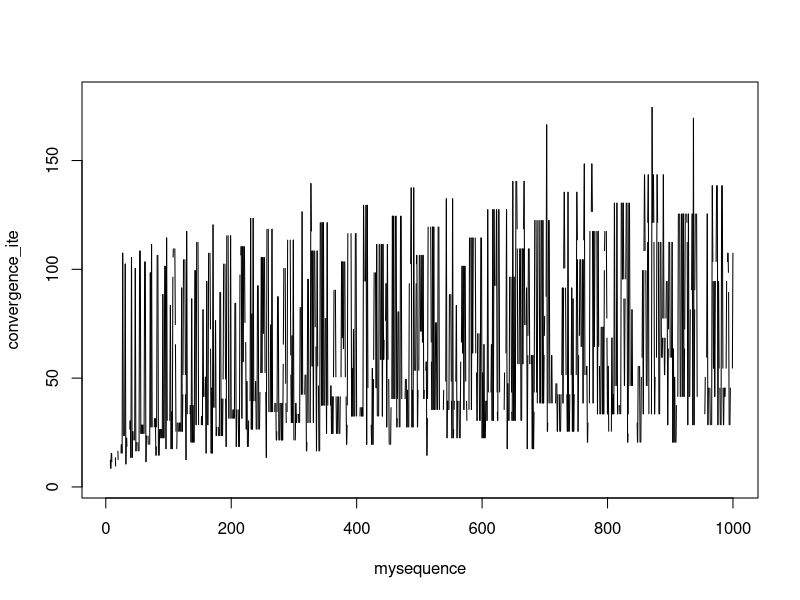

Reproduce this figure in R.
## COLLATZ CONJECTURE
#####################

# This code simulates collatz conjecture for a given sequence
#############################################################

## FUNCTION
collatz_conjecture <- function(number){
  
  result <- number
  i=1
  
  while(result!=1){
    
    if(result%%2==0){
      result <- result/2
    }else{
      result <- 3*result+1
    }
    #print(result)
    i=i+1
  }
  print(sprintf("%i is converged to 1 in %i iterations", number,i))
  return(i)
}

## Single Example
collatz_conjecture(7)

## Running through a Loop
convergence_ite <- list()
mysequence <- seq(2,1000,1)

for(i in mysequence){
  result <- collatz_conjecture(i)
  convergence_ite <- append(convergence_ite,result)}

## Plotting the Number of Iterations to Converge
plot(mysequence, convergence_ite, type="c")
